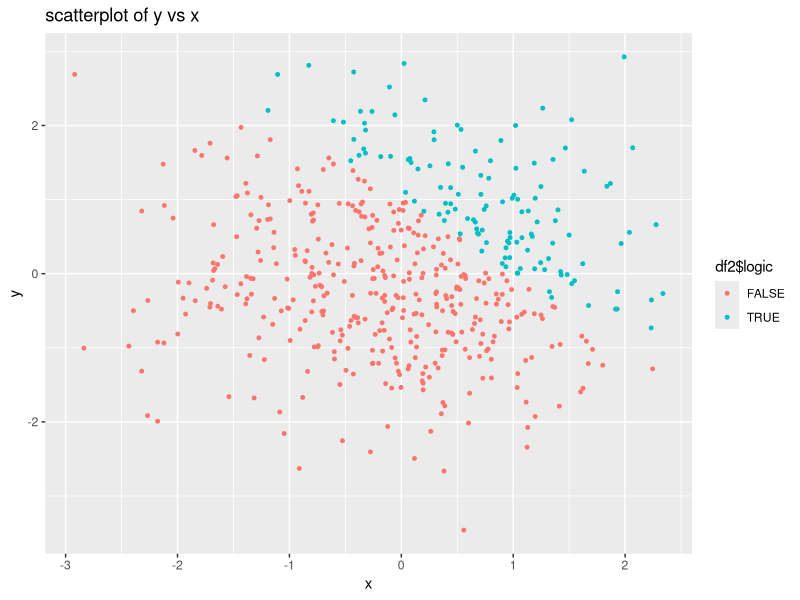
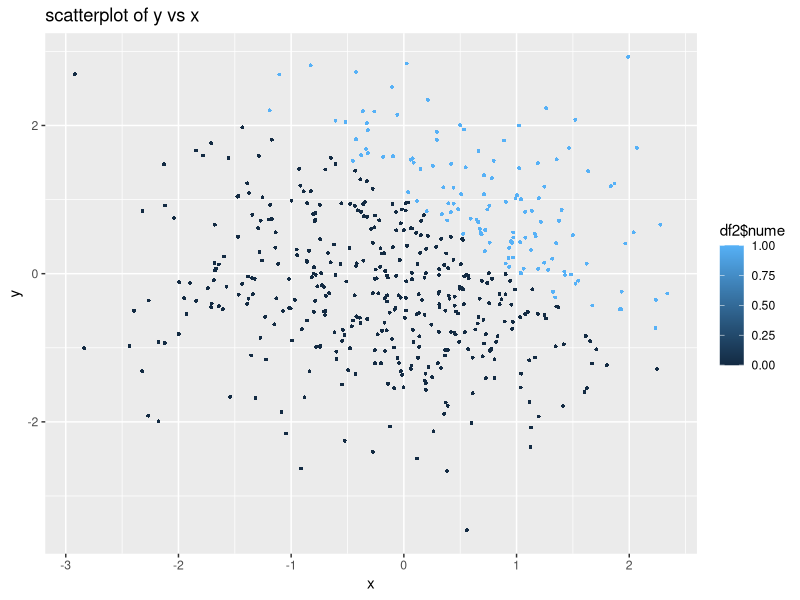
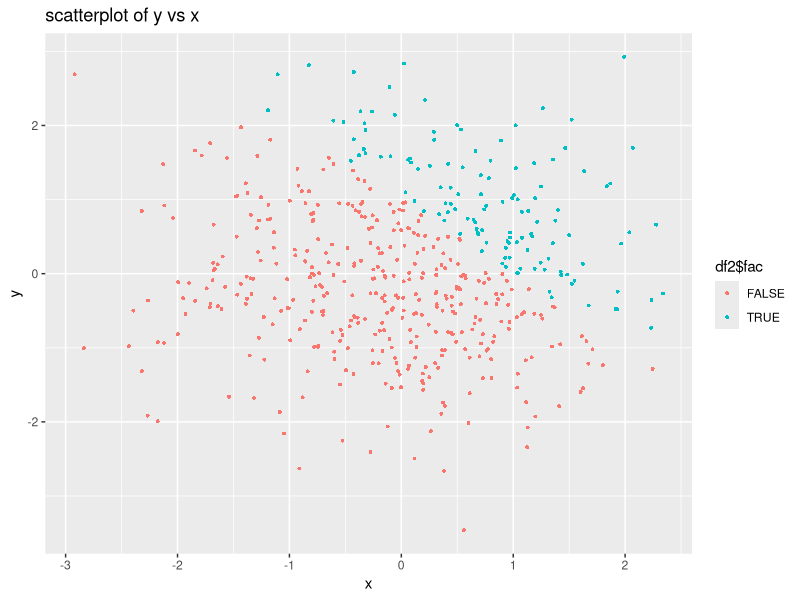
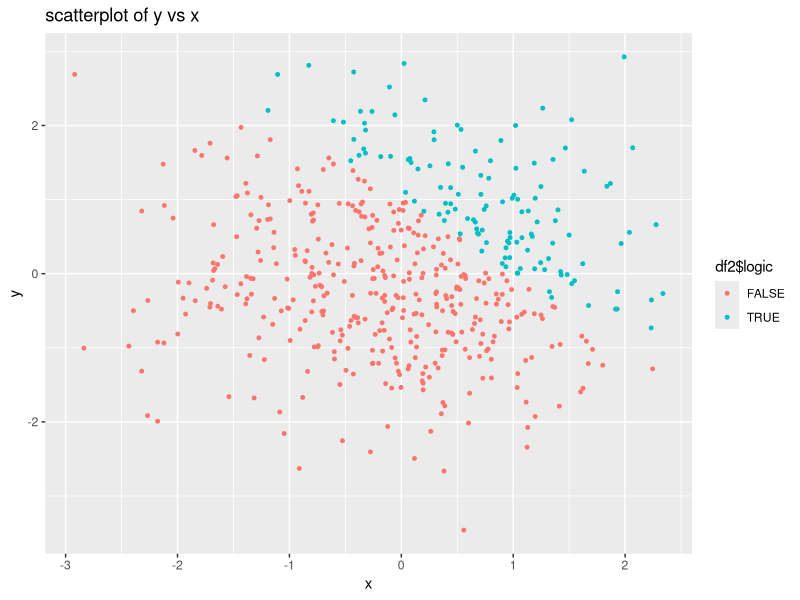

The R script that drew these images, in order:
## ---- chunk 1
library(tidyverse)
df <- tibble( ran=rnorm(8),
              logic= ran>0,
              char= c("I", "l", "o", 
                             "v","e", "d","s","!"),
              fact=factor(c(rep(1,3),rep(2,4),rep(3,1))))

#calculate means
mean(df$ran)
mean(df$logic)
mean(df$char)
mean(df$fact)
## ---- chunk 2
#covert logical vector to numric vetor 
logic_numeric <- as.numeric(df$logic)
 logic_numeric * df$ran

#covert logical vector to factor vetor 
logic_fact <- as.factor(df$logic)
 logic_fact * df$ran

#covert logical vector to factor and then convert result
logic_fact <- as.factor(df$logic)
fact_num <- as.numeric(logic_fact )
 fact_num*df$ran

## ---- chunk 3
library(tidyverse)

df2<-tibble(x=rnorm(500),
            y=rnorm(500),
            logic= x+y>1,
            nume=as.numeric(logic),
            fac=as.factor(logic))


x_sum <- tibble( nrow=nrow(df2),
                 ncol=ncol(df2),
                 x_mean=mean(df2$x),
                 x_median=median(df2$x),
                 x_SD=sd(df2$x) )
x_sum

prop.table(table(df2$logic))

## ---- chunk 4
library(ggplot2)

ggplot(df2, aes(x, y,color= df2$logic))+geom_point(size = 1.0)+ labs(title="scatterplot of y vs x",x="x",y="y")

ggplot(df2, aes(x, y,color= df2$nume))+geom_point(size = 1.0, shape = 16)+
  labs(title="scatterplot of y vs x",x="x",y="y")
ggplot(df2, aes(x, y,color= df2$fac))+geom_point(size = 1.0, shape = 16)+
  labs(title="scatterplot of y vs x",x="x",y="y")


## ---- chunk 5
plot_1 <- ggplot(df2, aes(x, y,color= df2$logic))+geom_point(size = 1.0)+ labs(title="scatterplot of y vs x",x="x",y="y")
ggsave("plot_1.pdf")
